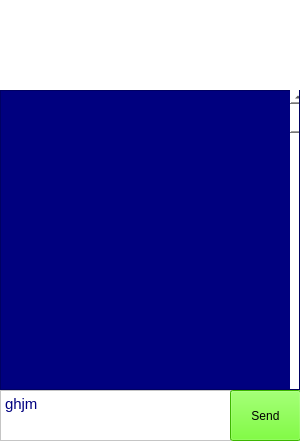
<?xml version="1.0" encoding="UTF-8"?>
<ui version="4.0">
 <class>MainWindow</class>
 <widget class="QMainWindow" name="MainWindow">
  <property name="geometry">
   <rect>
    <x>0</x>
    <y>0</y>
    <width>300</width>
    <height>441</height>
   </rect>
  </property>
  <property name="minimumSize">
   <size>
    <width>251</width>
    <height>433</height>
   </size>
  </property>
  <property name="maximumSize">
   <size>
    <width>300</width>
    <height>574</height>
   </size>
  </property>
  <property name="windowTitle">
   <string>MainWindow</string>
  </property>
  <property name="styleSheet">
   <string notr="true">background-color: rgb(255, 255, 255);</string>
  </property>
  <widget class="QWidget" name="centralwidget">
   <widget class="QLabel" name="label">
    <property name="geometry">
     <rect>
      <x>0</x>
      <y>0</y>
      <width>311</width>
      <height>81</height>
     </rect>
    </property>
    <property name="styleSheet">
     <string notr="true">image: url(:/newPrefix/Screenshot 2023-09-03 105348.png);
background-color: rgb(255, 255, 255);
</string>
    </property>
    <property name="text">
     <string/>
    </property>
   </widget>
   <widget class="QFrame" name="frame">
    <property name="geometry">
     <rect>
      <x>0</x>
      <y>90</y>
      <width>301</width>
      <height>301</height>
     </rect>
    </property>
    <property name="font">
     <font>
      <family>MS Outlook</family>
      <pointsize>7</pointsize>
     </font>
    </property>
    <property name="cursor">
     <cursorShape>WaitCursor</cursorShape>
    </property>
    <property name="styleSheet">
     <string notr="true">
background-color: rgb(0, 0, 127);</string>
    </property>
    <property name="frameShape">
     <enum>QFrame::StyledPanel</enum>
    </property>
    <property name="frameShadow">
     <enum>QFrame::Raised</enum>
    </property>
    <widget class="QScrollArea" name="scrollArea">
     <property name="geometry">
      <rect>
       <x>-1</x>
       <y>-1</y>
       <width>301</width>
       <height>301</height>
      </rect>
     </property>
     <property name="widgetResizable">
      <bool>true</bool>
     </property>
     <widget class="QWidget" name="scrollAreaWidgetContents">
      <property name="geometry">
       <rect>
        <x>0</x>
        <y>0</y>
        <width>299</width>
        <height>299</height>
       </rect>
      </property>
      <widget class="QPlainTextEdit" name="plainTextEdit">
       <property name="geometry">
        <rect>
         <x>0</x>
         <y>0</y>
         <width>301</width>
         <height>301</height>
        </rect>
       </property>
      </widget>
      <widget class="QScrollBar" name="verticalScrollBar">
       <property name="geometry">
        <rect>
         <x>290</x>
         <y>0</y>
         <width>16</width>
         <height>351</height>
        </rect>
       </property>
       <property name="styleSheet">
        <string notr="true">background-color: rgb(255, 255, 255);</string>
       </property>
       <property name="orientation">
        <enum>Qt::Vertical</enum>
       </property>
      </widget>
      <widget class="QFrame" name="frame_2">
       <property name="geometry">
        <rect>
         <x>30</x>
         <y>340</y>
         <width>221</width>
         <height>41</height>
        </rect>
       </property>
       <property name="frameShape">
        <enum>QFrame::StyledPanel</enum>
       </property>
       <property name="frameShadow">
        <enum>QFrame::Raised</enum>
       </property>
       <widget class="QFrame" name="frame_3">
        <property name="geometry">
         <rect>
          <x>50</x>
          <y>0</y>
          <width>120</width>
          <height>80</height>
         </rect>
        </property>
        <property name="frameShape">
         <enum>QFrame::StyledPanel</enum>
        </property>
        <property name="frameShadow">
         <enum>QFrame::Raised</enum>
        </property>
       </widget>
      </widget>
     </widget>
    </widget>
   </widget>
   <widget class="QFrame" name="frame_4">
    <property name="geometry">
     <rect>
      <x>0</x>
      <y>390</y>
      <width>301</width>
      <height>61</height>
     </rect>
    </property>
    <property name="frameShape">
     <enum>QFrame::StyledPanel</enum>
    </property>
    <property name="frameShadow">
     <enum>QFrame::Raised</enum>
    </property>
    <widget class="QTextEdit" name="textEdit">
     <property name="geometry">
      <rect>
       <x>0</x>
       <y>0</y>
       <width>231</width>
       <height>51</height>
      </rect>
     </property>
     <property name="styleSheet">
      <string notr="true">background-color: rgb(255, 255, 255);</string>
     </property>
     <property name="html">
      <string>&lt;!DOCTYPE HTML PUBLIC &quot;-//W3C//DTD HTML 4.0//EN&quot; &quot;http://www.w3.org/TR/REC-html40/strict.dtd&quot;&gt;
&lt;html&gt;&lt;head&gt;&lt;meta name=&quot;qrichtext&quot; content=&quot;1&quot; /&gt;&lt;style type=&quot;text/css&quot;&gt;
p, li { white-space: pre-wrap; }
&lt;/style&gt;&lt;/head&gt;&lt;body style=&quot; font-family:'MS Shell Dlg 2'; font-size:8pt; font-weight:400; font-style:normal;&quot;&gt;
&lt;p style=&quot; margin-top:0px; margin-bottom:0px; margin-left:0px; margin-right:0px; -qt-block-indent:0; text-indent:0px;&quot;&gt;&lt;span style=&quot; font-size:11pt; color:#00007f;&quot;&gt;ghjm&lt;/span&gt;&lt;/p&gt;&lt;/body&gt;&lt;/html&gt;</string>
     </property>
    </widget>
    <widget class="QPushButton" name="pushButton">
     <property name="geometry">
      <rect>
       <x>230</x>
       <y>0</y>
       <width>71</width>
       <height>51</height>
      </rect>
     </property>
     <property name="styleSheet">
      <string notr="true">background-color: rgb(85, 255, 0);</string>
     </property>
     <property name="text">
      <string>Send</string>
     </property>
    </widget>
   </widget>
  </widget>
 </widget>
 <resources>
  <include location="../../../../pyqt5ds/sm.qrc"/>
 </resources>
 <connections/>
</ui>
